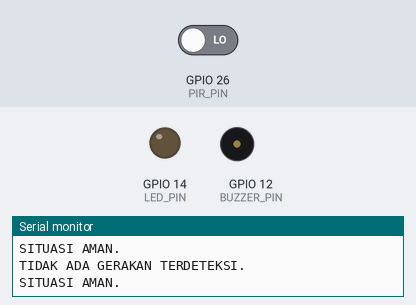
This sketch was run on a simulated ESP32. On the bench: output pins drawn as LEDs (lit = HIGH), buzzer (waves = sounding, pin HIGH), the last lines printed to the serial monitor. The inputs (shaded band) are chosen by the test bench; at power-on: GPIO 26 (PIR_PIN) LOW.

Above: at 2.8 s.
2.9 s: GPIO 26 (PIR_PIN) driven HIGH
At 6.85 s:
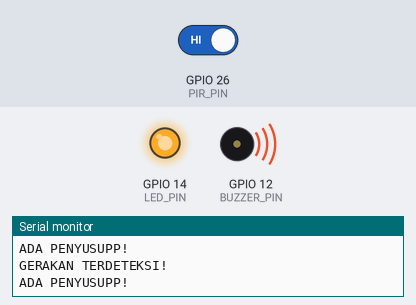
7.0 s: GPIO 26 (PIR_PIN) driven LOW
Timing chart, 0 to 10.0 s (numbered marks = the images above; inputs shaded):
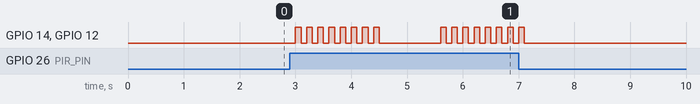

Measured:
- after the input at 2.9 s, GPIO 14 (LED_PIN), GPIO 12 (BUZZER_PIN): goes 7 × (HIGH 0.10 s, LOW 0.10 s), HIGH 0.10 s, LOW 1.1 s, 6 × (HIGH 0.10 s, LOW 0.10 s), HIGH 0.10 s, then LOW, starting after 0.10 s
- after the input at 7.0 s, GPIO 14 (LED_PIN), GPIO 12 (BUZZER_PIN): goes on until 7.1 s, then stays LOW

The sketch:

tubessna.ino
```cpp
#define PIR_PIN 26
#define LED_PIN 14
#define BUZZER_PIN 12

void setup() {
  Serial.begin(115200);
  pinMode(PIR_PIN, INPUT);
  pinMode(LED_PIN, OUTPUT);
  pinMode(BUZZER_PIN, OUTPUT);
}

void loop() {
  int pirState = digitalRead(PIR_PIN);
  if (pirState) {
    Serial.println("GERAKAN TERDETEKSI!");
    Serial.println("ADA PENYUSUPP!");
    for(int i = 0; i < 8; i++) {
       digitalWrite(LED_PIN, HIGH);
      digitalWrite(BUZZER_PIN, HIGH);
      delay(100);
      digitalWrite(LED_PIN, LOW);
      digitalWrite(BUZZER_PIN, LOW);
      delay(100);
    }
  } else {
    Serial.println("TIDAK ADA GERAKAN TERDETEKSI.");
    Serial.println("SITUASI AMAN.");
    digitalWrite(LED_PIN, LOW);
  }
  delay(1000);
}
```
